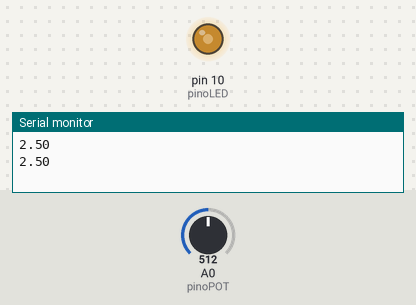
Bench run of a sketch on a simulated Arduino Uno, built with avr-gcc and run on an emulated ATmega328P. On the bench: output pins drawn as LEDs (lit = HIGH), the last lines printed to the serial monitor. Inputs (shaded band) come from the test bench; at power-on: A0 (pinoPOT) = 512.

Above: at 1.2 s.
1.3 s: A0 (pinoPOT) set to 716
At 2.7 s:
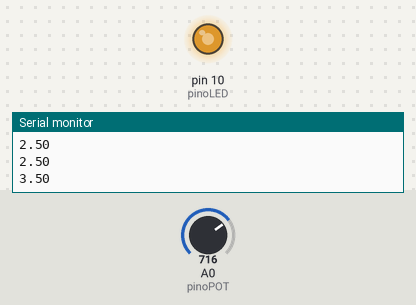
3.5 s: A0 (pinoPOT) set to 900
At 4.3 s:
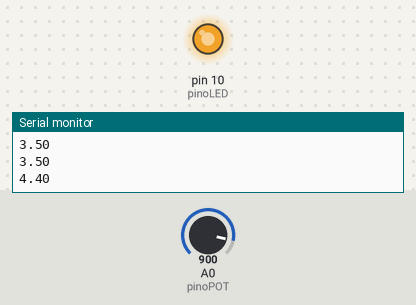
5.5 s: A0 (pinoPOT) set to 245
At 7.1 s:
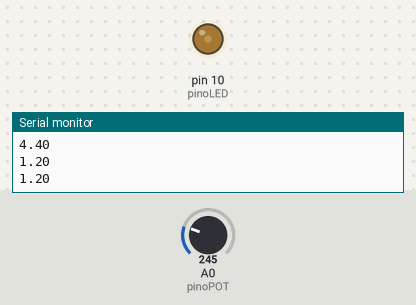
7.5 s: A0 (pinoPOT) set to 0
At 8.6 s:
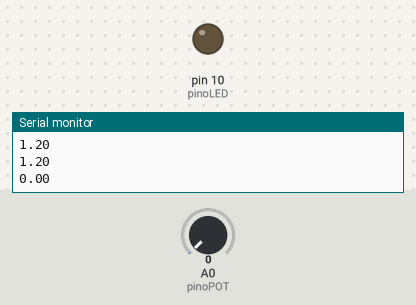
9.5 s: A0 (pinoPOT) set to 511
At 11.4 s:
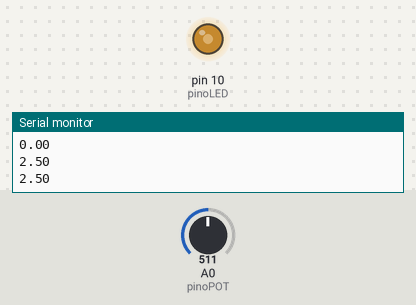
Timing chart, 0 to 12.5 s (numbered marks = the images above; inputs shaded):
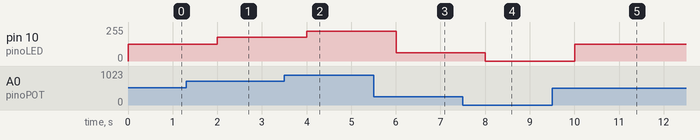

The sketch:

dimmer.ino
```cpp
const int pinoPOT = A0; //pino analógico utilizado pelo potenciômetro
const int pinoLED = 10; //pino digital utilizado pelo led
float luminosidadeLED = 0; //variável que armazena o valor da luminosidade do led

#define minPot 0
#define maxPotLed 255
#define maxPotPotenc 1023
#define resPoten 10000
#define Vcc 5


void setup(){
  pinMode(pinoPOT, INPUT); //define o pino do potenciômetro como entrada
  pinMode(pinoLED, OUTPUT); //define o pino do led como saída
  Serial.begin(9600);

}

void loop(){

  luminosidadeLED = map(analogRead(pinoPOT), minPot, maxPotPotenc, minPot, maxPotLed);  //executa a função "map" de acordo com os parâmetros passados

  float valor=analogRead(pinoPOT);

  Serial.println((valor/maxPotPotenc)*Vcc);

  analogWrite(pinoLED, luminosidadeLED);  //aplica ao led o valor de luminosidade gerado pela função "map"

  delay(1000);

}
```

Measured:
- after the input at 1.3 s, pin 10 (pinoLED): 127/255 → 178/255 after 0.70 s
- after the input at 3.5 s, pin 10 (pinoLED): 178/255 → 224/255 after 0.50 s
- after the input at 5.5 s, pin 10 (pinoLED): 224/255 → 61/255 after 0.51 s
- after the input at 7.5 s, pin 10 (pinoLED): 61/255 → 0/255 after 0.51 s
- after the input at 9.5 s, pin 10 (pinoLED): 0/255 → 127/255 after 0.51 s
